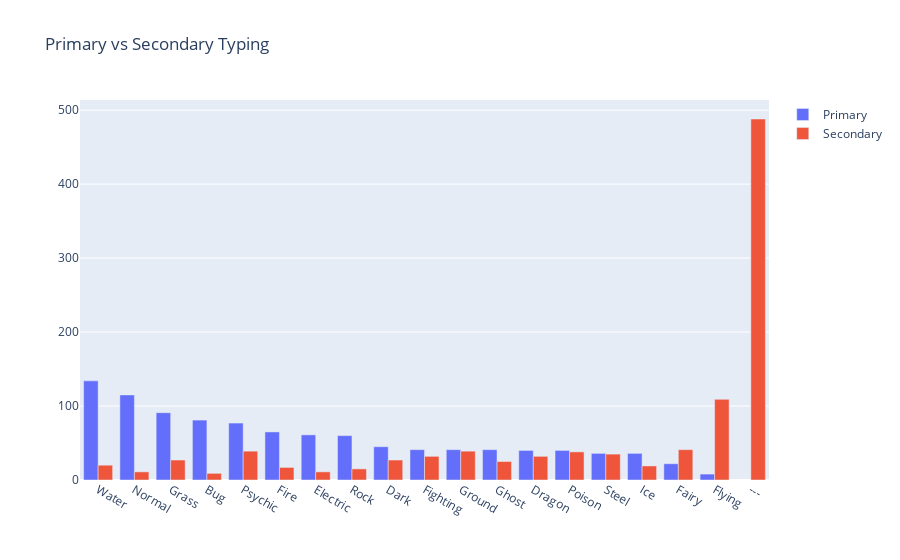

The code cell stored with this chart in its notebook:
### Code cell
## Plotly grouped bar plots ##

prim_labels = pokedex.primary.value_counts().keys()
prim_values = pokedex.primary.value_counts().values

sec_labels = pokedex.secondary.value_counts().keys()
sec_values = pokedex.secondary.value_counts().values

fig = go.Figure(data=[
    go.Bar(name='Primary', x=prim_labels, y=prim_values),
    go.Bar(name='Secondary', x=sec_labels, y=sec_values)
])
# Change the bar mode
fig.update_layout(title_text='Primary vs Secondary Typing', 
                  barmode='group')
fig.show()

### Figure 1 — Plotly figure (JSON) as saved in the notebook; plotly's stock layout.template omitted (floating-point values rounded to 4 significant figures)
{"data": [{"name": "Primary", "type": "bar", "x": ["Water", "Normal", "Grass", "Bug", "Psychic", "Fire", "Electric", "Rock", "Dark", "Fighting", "Ground", "Ghost", "Dragon", "Poison", "Steel", "Ice", "Fairy", "Flying"], "y": [134, 115, 91, 81, 77, 65, 61, 60, 45, 41, 41, 41, 40, 40, 36, 36, 22, 8]}, {"name": "Secondary", "type": "bar", "x": ["---", "Flying", "Fairy", "Psychic", "Ground", "Poison", "Steel", "Dragon", "Fighting", "Dark", "Grass", "Ghost", "Water", "Ice", "Fire", "Rock", "Electric", "Normal", "Bug"], "y": [488, 109, 41, 39, 39, 38, 35, 32, 32, 27, 27, 25, 20, 19, 17, 15, 11, 11, 9]}], "layout": {"barmode": "group", "title": {"text": "Primary vs Secondary Typing"}}}
